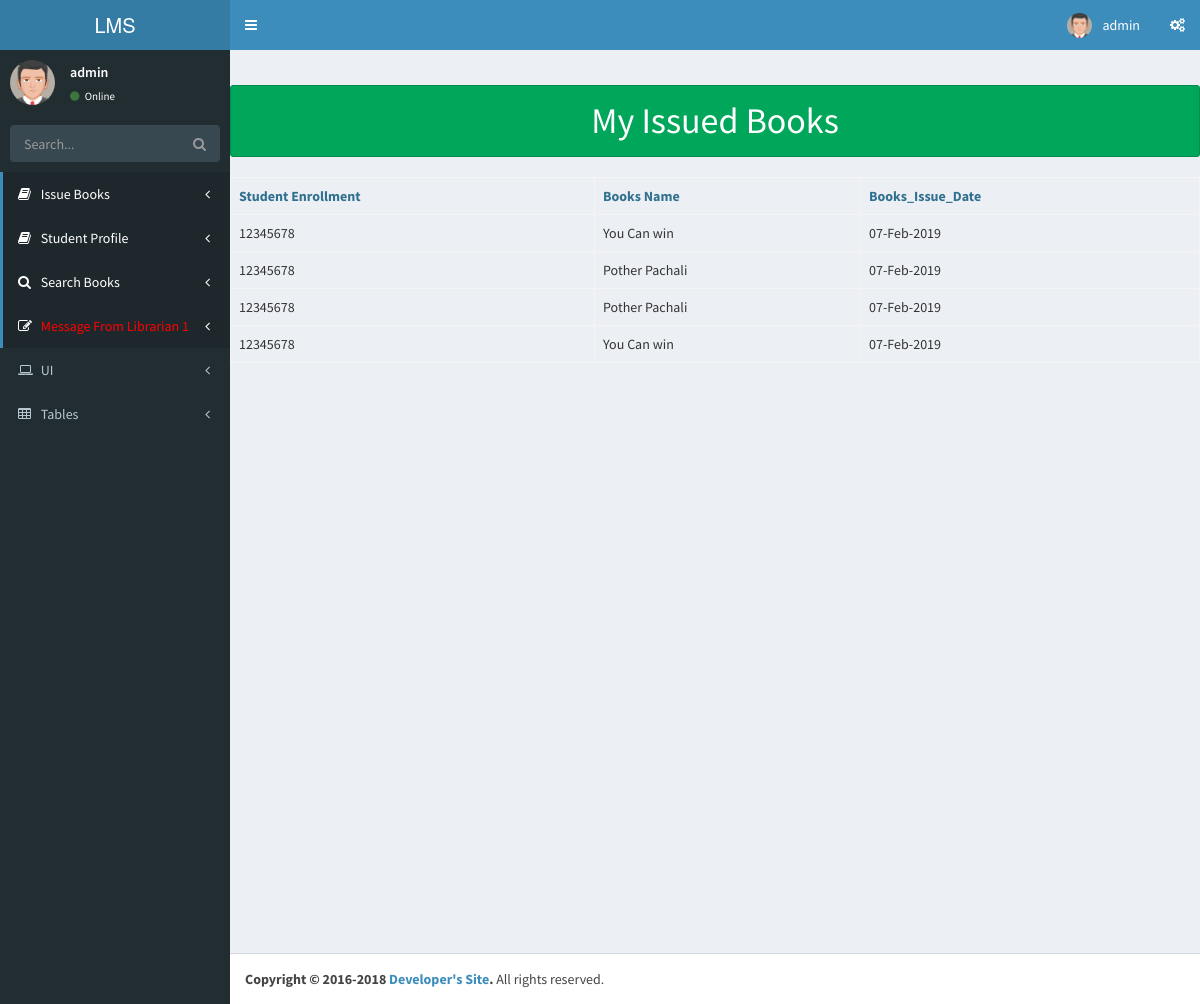
The app's page /student/my_issued_books.php (signed in) with its own data.
### tables this page shows
CREATE TABLE `issue_books` (
  `id` int(11) NOT NULL,
  `std_enrollment` varchar(50) NOT NULL,
  `std_name` varchar(50) NOT NULL,
  `std_semister` varchar(50) NOT NULL,
  `std_contact` varchar(50) NOT NULL,
  `std_email` varchar(50) NOT NULL,
  `books_name` varchar(50) NOT NULL,
  `books_issue_date` varchar(50) NOT NULL,
  `books_return_date` varchar(50) NOT NULL,
  `std_username` varchar(50) NOT NULL
);

### student/my_issued_books.php (the view, shortened to what this page needs)
<?php include 'header.php';
include 'connection.php';
?>
<h1 class="alert alert-success" style="text-align:center">My Issued Books</h1>
<table class="table table-bordered table-hover">
    <tr class="text-info">
        <th>Student Enrollment</th>
        <th>Books Name</th>
        <th>Books_Issue_Date</th>
    </tr>
    <?php
    $result= mysqli_query($link, "SELECT * FROM `issue_books` WHERE std_username ='$_SESSION[username]'");
    while ($row= mysqli_fetch_array($result)){
        echo"<tr>";
         echo"<td>";
         echo $row['std_enrollment'];
         echo "</td>";
         echo"<td>";
         echo $row['books_name'];
         echo "</td>";
         echo"<td>";
         echo $row['books_issue_date'];
         echo "</td>";
        echo"</tr>";
    }
    ?>
</table>
<?php include 'footer.php';?>

### student/header.php (shortened to what this page needs)
<?php
include 'connection.php';
?>
<!DOCTYPE html>
<html>
<head>
  <link rel="stylesheet" href="bootstrap/css/bootstrap.min.css">
  <link rel="stylesheet" href="https://cdnjs.cloudflare.com/ajax/libs/font-awesome/4.5.0/css/font-awesome.min.css">
  <link rel="stylesheet" href="https://cdnjs.cloudflare.com/ajax/libs/ionicons/2.0.1/css/ionicons.min.css">
  <link rel="stylesheet" href="plugins/jvectormap/jquery-jvectormap-1.2.2.css">
  <link rel="stylesheet" href="dist/css/AdminLTE.min.css">
  <link rel="stylesheet" href="dist/css/skins/_all-skins.min.css">
</head>
<body class="hold-transition skin-blue sidebar-mini">
<div class="wrapper">
  <header class="main-header">
      <a href="my_issued_books.php" class="logo">
      <span class="logo-lg"><b></b>LMS</span>
    </a>
    <nav class="navbar navbar-static-top">
      <a href="#" class="sidebar-toggle" data-toggle="offcanvas" role="button">
      </a>
      <div class="navbar-custom-menu">
        <ul class="nav navbar-nav">
          <li class="dropdown user user-menu">
            <a href="#" class="dropdown-toggle" data-toggle="dropdown">
              <img src="dist/img/avatar5.png" class="user-image" alt="User Image">
              <span class="hidden-xs"><?php echo $_SESSION['username'];?></span>
            </a>
          </li>
          <li>
            <a href="#" data-toggle="control-sidebar"><i class="fa fa-gears"></i></a>
          </li>
        </ul>
      </div>
    </nav>
  </header>
  <aside class="main-sidebar">
    <section class="sidebar">
      <div class="user-panel">
        <div class="pull-left image">
          <img src="dist/img/avatar5.png" class="img-circle" alt="User Image">
        </div>
        <div class="pull-left info">
          <p><?php echo $_SESSION['username'];?></p>
          <a href="#"><i class="fa fa-circle text-success"></i> Online</a>
        </div>
      </div>
      <form action="#" method="get" class="sidebar-form">
        <div class="input-group">
          <input type="text" name="q" class="form-control" placeholder="Search...">
              <span class="input-group-btn">
                <button type="submit" name="search" id="search-btn" class="btn btn-flat"><i class="fa fa-search"></i>
                </button>
              </span>
        </div>
      </form>
      <ul class="sidebar-menu">
         <li class="active treeview">
             <a href="my_issued_books.php">
            <i class="fa fa-book"></i> <span>Issue Books</span>
            <span class="pull-right-container">
              <i class="fa fa-angle-left pull-right"></i>
            </span>
          </a>
        </li>
        <li class="active treeview">
            <a href="student_profile.php">
            <i class="fa fa-book"></i> <span>Student Profile</span>
            <span class="pull-right-container">
              <i class="fa fa-angle-left pull-right"></i>
            </span>
          </a>
        </li>
          <li class="active treeview">
             <a href="search_books.php">
            <i class="fa fa-search"></i> <span>Search Books</span>
            <span class="pull-right-container">
              <i class="fa fa-angle-left pull-right"></i>
            </span>
          </a>
        </li>
        <li class="active treeview">
             <a href="message_from_librarian.php">
            <i class="fa fa-edit"></i>
  <?php
$result= mysqli_query($link, "SELECT * FROM messages WHERE std_name='$_SESSION[username]'");
$std_read= mysqli_num_rows($result);
?><span style="color: red;">Message From Librarian <?php echo $std_read;?></span>
            <span class="pull-right-container">
              <i class="fa fa-angle-left pull-right"></i>
            </span>
          </a>
        </li>
        <li class="treeview">
          <a href="#">
            <i class="fa fa-laptop"></i>
            <span>UI</span>
            <span class="pull-right-container">
              <i class="fa fa-angle-left pull-right"></i>
            </span>
          </a>
        </li>
        <li class="treeview">
          <a href="#">
            <i class="fa fa-table"></i> <span>Tables</span>
            <span class="pull-right-container">
              <i class="fa fa-angle-left pull-right"></i>
            </span>
          </a>
        </li>
      </ul>
    </section>
  </aside>
  <div class="content-wrapper">
    <section class="content-header">
    </section>

### student/footer.php (shortened to what this page needs)
  </div>
  <footer class="main-footer">
    <strong>Copyright &copy; 2016-2018 <a href="http://almsaeedstudio.com">Developer's Site</a>.</strong> All rights
    reserved.
  </footer>
</div>
</body>
</html>

### records on screen
issue_books: std_enrollment "12345678", books_name "You Can win", books_issue_date "07-Feb-2019"
issue_books: std_enrollment "12345678", books_name "Pother Pachali", books_issue_date "07-Feb-2019"
issue_books: std_enrollment "12345678", books_name "Pother Pachali", books_issue_date "07-Feb-2019"
issue_books: std_enrollment "12345678", books_name "You Can win", books_issue_date "07-Feb-2019"

### other values on screen
$_SESSION['username'] "admin"
$std_read "1"
